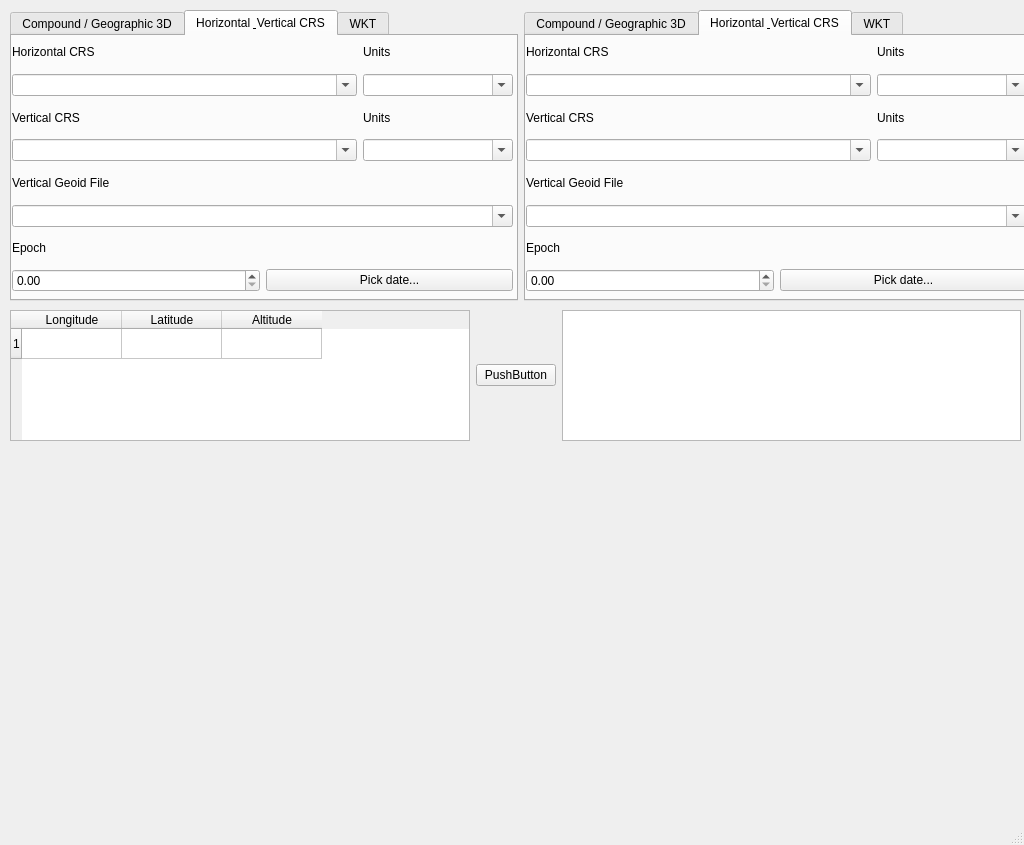
<?xml version="1.0" encoding="UTF-8"?>
<ui version="4.0">
 <class>MainWindow</class>
 <widget class="QMainWindow" name="MainWindow">
  <property name="geometry">
   <rect>
    <x>0</x>
    <y>0</y>
    <width>1024</width>
    <height>845</height>
   </rect>
  </property>
  <property name="windowTitle">
   <string>MainWindow</string>
  </property>
  <widget class="QWidget" name="centralwidget">
   <widget class="QWidget" name="verticalLayoutWidget">
    <property name="geometry">
     <rect>
      <x>9</x>
      <y>529</y>
      <width>1021</width>
      <height>271</height>
     </rect>
    </property>
    <layout class="QVBoxLayout" name="verticalLayoutMap"/>
   </widget>
   <widget class="QWidget" name="horizontalLayoutWidget_3">
    <property name="geometry">
     <rect>
      <x>10</x>
      <y>10</y>
      <width>1021</width>
      <height>291</height>
     </rect>
    </property>
    <layout class="QHBoxLayout" name="horizontalLayout_3">
     <item>
      <widget class="QTabWidget" name="tabWidgetInputCrs">
       <property name="currentIndex">
        <number>1</number>
       </property>
       <widget class="QWidget" name="tabCompoundInCrs">
        <attribute name="title">
         <string>Compound / Geographic 3D</string>
        </attribute>
       </widget>
       <widget class="QWidget" name="tabCrsInHV">
        <attribute name="title">
         <string>Horizontal &amp; Vertical CRS</string>
        </attribute>
        <widget class="QWidget" name="verticalLayoutWidget_4">
         <property name="geometry">
          <rect>
           <x>0</x>
           <y>0</y>
           <width>501</width>
           <height>256</height>
          </rect>
         </property>
         <layout class="QVBoxLayout" name="verticalLayout_3">
          <item>
           <layout class="QVBoxLayout" name="verticalLayout_2">
            <item>
             <layout class="QHBoxLayout" name="horizontalLayout_5">
              <item>
               <widget class="QLabel" name="label_4">
                <property name="text">
                 <string>Horizontal CRS</string>
                </property>
               </widget>
              </item>
              <item>
               <widget class="QLabel" name="label_9">
                <property name="maximumSize">
                 <size>
                  <width>150</width>
                  <height>16777215</height>
                 </size>
                </property>
                <property name="text">
                 <string>Units</string>
                </property>
               </widget>
              </item>
             </layout>
            </item>
            <item>
             <layout class="QHBoxLayout" name="horizontalLayout_2">
              <item>
               <widget class="ExtendedComboBox" name="comboBoxCrsInH">
                <property name="sizePolicy">
                 <sizepolicy hsizetype="Preferred" vsizetype="Fixed">
                  <horstretch>1</horstretch>
                  <verstretch>0</verstretch>
                 </sizepolicy>
                </property>
                <property name="editable">
                 <bool>true</bool>
                </property>
               </widget>
              </item>
              <item>
               <widget class="ExtendedComboBox" name="comboBoxUnitsInH">
                <property name="minimumSize">
                 <size>
                  <width>150</width>
                  <height>0</height>
                 </size>
                </property>
                <property name="editable">
                 <bool>true</bool>
                </property>
               </widget>
              </item>
             </layout>
            </item>
           </layout>
          </item>
          <item>
           <layout class="QVBoxLayout" name="verticalLayout">
            <item>
             <layout class="QHBoxLayout" name="horizontalLayout_4">
              <item>
               <widget class="QLabel" name="label">
                <property name="text">
                 <string>Vertical CRS</string>
                </property>
               </widget>
              </item>
              <item>
               <widget class="QLabel" name="label_3">
                <property name="maximumSize">
                 <size>
                  <width>150</width>
                  <height>16777215</height>
                 </size>
                </property>
                <property name="text">
                 <string>Units</string>
                </property>
               </widget>
              </item>
             </layout>
            </item>
            <item>
             <layout class="QHBoxLayout" name="horizontalLayout">
              <item>
               <widget class="ExtendedComboBox" name="comboBoxCrsInV">
                <property name="sizePolicy">
                 <sizepolicy hsizetype="Preferred" vsizetype="Fixed">
                  <horstretch>1</horstretch>
                  <verstretch>0</verstretch>
                 </sizepolicy>
                </property>
                <property name="editable">
                 <bool>true</bool>
                </property>
               </widget>
              </item>
              <item>
               <widget class="ExtendedComboBox" name="comboBoxUnitsInV">
                <property name="minimumSize">
                 <size>
                  <width>150</width>
                  <height>0</height>
                 </size>
                </property>
                <property name="editable">
                 <bool>true</bool>
                </property>
               </widget>
              </item>
             </layout>
            </item>
           </layout>
          </item>
          <item>
           <layout class="QVBoxLayout" name="verticalLayout_10">
            <item>
             <widget class="QLabel" name="label_7">
              <property name="text">
               <string>Vertical Geoid File</string>
              </property>
             </widget>
            </item>
            <item>
             <layout class="QHBoxLayout" name="horizontalLayout_8">
              <item>
               <widget class="ExtendedComboBox" name="comboBoxGeoidInV">
                <property name="sizePolicy">
                 <sizepolicy hsizetype="Preferred" vsizetype="Fixed">
                  <horstretch>1</horstretch>
                  <verstretch>0</verstretch>
                 </sizepolicy>
                </property>
                <property name="editable">
                 <bool>true</bool>
                </property>
               </widget>
              </item>
             </layout>
            </item>
           </layout>
          </item>
          <item>
           <layout class="QVBoxLayout" name="verticalLayout_11">
            <item>
             <widget class="QLabel" name="label_8">
              <property name="text">
               <string>Epoch</string>
              </property>
             </widget>
            </item>
            <item>
             <layout class="QHBoxLayout" name="horizontalLayout_9">
              <item>
               <widget class="QDoubleSpinBox" name="doubleSpinBoxEpochIn"/>
              </item>
              <item>
               <widget class="QPushButton" name="pushButtonPickEpochIn">
                <property name="text">
                 <string>Pick date...</string>
                </property>
               </widget>
              </item>
             </layout>
            </item>
           </layout>
          </item>
         </layout>
        </widget>
       </widget>
       <widget class="QWidget" name="tabCrsInText">
        <attribute name="title">
         <string>WKT</string>
        </attribute>
       </widget>
      </widget>
     </item>
     <item>
      <widget class="QTabWidget" name="tabWidgetOutputCrs">
       <property name="currentIndex">
        <number>1</number>
       </property>
       <widget class="QWidget" name="tabCompoundOutCrs">
        <attribute name="title">
         <string>Compound / Geographic 3D</string>
        </attribute>
       </widget>
       <widget class="QWidget" name="tabCrsOutHV">
        <attribute name="title">
         <string>Horizontal &amp; Vertical CRS</string>
        </attribute>
        <widget class="QWidget" name="verticalLayoutWidget_5">
         <property name="geometry">
          <rect>
           <x>0</x>
           <y>0</y>
           <width>501</width>
           <height>256</height>
          </rect>
         </property>
         <layout class="QVBoxLayout" name="verticalLayout_4">
          <item>
           <layout class="QVBoxLayout" name="verticalLayout_5">
            <item>
             <layout class="QHBoxLayout" name="horizontalLayout_6">
              <item>
               <widget class="QLabel" name="label_5">
                <property name="text">
                 <string>Horizontal CRS</string>
                </property>
               </widget>
              </item>
              <item>
               <widget class="QLabel" name="label_10">
                <property name="maximumSize">
                 <size>
                  <width>150</width>
                  <height>16777215</height>
                 </size>
                </property>
                <property name="text">
                 <string>Units</string>
                </property>
               </widget>
              </item>
             </layout>
            </item>
            <item>
             <layout class="QHBoxLayout" name="horizontalLayout_7">
              <item>
               <widget class="ExtendedComboBox" name="comboBoxCrsOutH">
                <property name="sizePolicy">
                 <sizepolicy hsizetype="Preferred" vsizetype="Fixed">
                  <horstretch>1</horstretch>
                  <verstretch>0</verstretch>
                 </sizepolicy>
                </property>
                <property name="editable">
                 <bool>true</bool>
                </property>
               </widget>
              </item>
              <item>
               <widget class="ExtendedComboBox" name="comboBoxUnitsOutH">
                <property name="minimumSize">
                 <size>
                  <width>150</width>
                  <height>0</height>
                 </size>
                </property>
                <property name="editable">
                 <bool>true</bool>
                </property>
               </widget>
              </item>
             </layout>
            </item>
           </layout>
          </item>
          <item>
           <layout class="QVBoxLayout" name="verticalLayout_6">
            <item>
             <layout class="QHBoxLayout" name="horizontalLayout_11">
              <item>
               <widget class="QLabel" name="label_2">
                <property name="text">
                 <string>Vertical CRS</string>
                </property>
               </widget>
              </item>
              <item>
               <widget class="QLabel" name="label_6">
                <property name="maximumSize">
                 <size>
                  <width>150</width>
                  <height>16777215</height>
                 </size>
                </property>
                <property name="text">
                 <string>Units</string>
                </property>
               </widget>
              </item>
             </layout>
            </item>
            <item>
             <layout class="QHBoxLayout" name="horizontalLayout_12">
              <item>
               <widget class="ExtendedComboBox" name="comboBoxCrsOutV">
                <property name="sizePolicy">
                 <sizepolicy hsizetype="Preferred" vsizetype="Fixed">
                  <horstretch>1</horstretch>
                  <verstretch>0</verstretch>
                 </sizepolicy>
                </property>
                <property name="editable">
                 <bool>true</bool>
                </property>
               </widget>
              </item>
              <item>
               <widget class="ExtendedComboBox" name="comboBoxUnitsOutV">
                <property name="minimumSize">
                 <size>
                  <width>150</width>
                  <height>0</height>
                 </size>
                </property>
                <property name="editable">
                 <bool>true</bool>
                </property>
               </widget>
              </item>
             </layout>
            </item>
           </layout>
          </item>
          <item>
           <layout class="QVBoxLayout" name="verticalLayout_12">
            <item>
             <widget class="QLabel" name="label_11">
              <property name="text">
               <string>Vertical Geoid File</string>
              </property>
             </widget>
            </item>
            <item>
             <layout class="QHBoxLayout" name="horizontalLayout_13">
              <item>
               <widget class="ExtendedComboBox" name="comboBoxGeoidOutV">
                <property name="sizePolicy">
                 <sizepolicy hsizetype="Preferred" vsizetype="Fixed">
                  <horstretch>1</horstretch>
                  <verstretch>0</verstretch>
                 </sizepolicy>
                </property>
                <property name="editable">
                 <bool>true</bool>
                </property>
               </widget>
              </item>
             </layout>
            </item>
           </layout>
          </item>
          <item>
           <layout class="QVBoxLayout" name="verticalLayout_13">
            <item>
             <widget class="QLabel" name="label_12">
              <property name="text">
               <string>Epoch</string>
              </property>
             </widget>
            </item>
            <item>
             <layout class="QHBoxLayout" name="horizontalLayout_14">
              <item>
               <widget class="QDoubleSpinBox" name="doubleSpinBoxEpochOut"/>
              </item>
              <item>
               <widget class="QPushButton" name="pushButtonPickEpochOut">
                <property name="text">
                 <string>Pick date...</string>
                </property>
               </widget>
              </item>
             </layout>
            </item>
           </layout>
          </item>
         </layout>
        </widget>
       </widget>
       <widget class="QWidget" name="tabCrsOutText">
        <attribute name="title">
         <string>WKT</string>
        </attribute>
       </widget>
      </widget>
     </item>
    </layout>
   </widget>
   <widget class="QWidget" name="horizontalLayoutWidget_4">
    <property name="geometry">
     <rect>
      <x>10</x>
      <y>310</y>
      <width>1011</width>
      <height>131</height>
     </rect>
    </property>
    <layout class="QHBoxLayout" name="horizontalLayout_10">
     <item>
      <widget class="QTableWidget" name="tableWidgetInputCrs">
       <property name="rowCount">
        <number>1</number>
       </property>
       <attribute name="horizontalHeaderCascadingSectionResizes">
        <bool>false</bool>
       </attribute>
       <attribute name="verticalHeaderCascadingSectionResizes">
        <bool>false</bool>
       </attribute>
       <row/>
       <column>
        <property name="text">
         <string>Longitude</string>
        </property>
       </column>
       <column>
        <property name="text">
         <string>Latitude</string>
        </property>
       </column>
       <column>
        <property name="text">
         <string>Altitude</string>
        </property>
       </column>
      </widget>
     </item>
     <item>
      <widget class="QPushButton" name="pushButton">
       <property name="text">
        <string>PushButton</string>
       </property>
      </widget>
     </item>
     <item>
      <widget class="QTableWidget" name="tableWidgetOutputCrs"/>
     </item>
    </layout>
   </widget>
  </widget>
  <widget class="QMenuBar" name="menubar">
   <property name="geometry">
    <rect>
     <x>0</x>
     <y>0</y>
     <width>1024</width>
     <height>22</height>
    </rect>
   </property>
  </widget>
  <widget class="QStatusBar" name="statusbar"/>
 </widget>
 <customwidgets>
  <customwidget>
   <class>ExtendedComboBox</class>
   <extends>QComboBox</extends>
   <header>custom_widgets</header>
  </customwidget>
 </customwidgets>
 <resources/>
 <connections/>
</ui>
